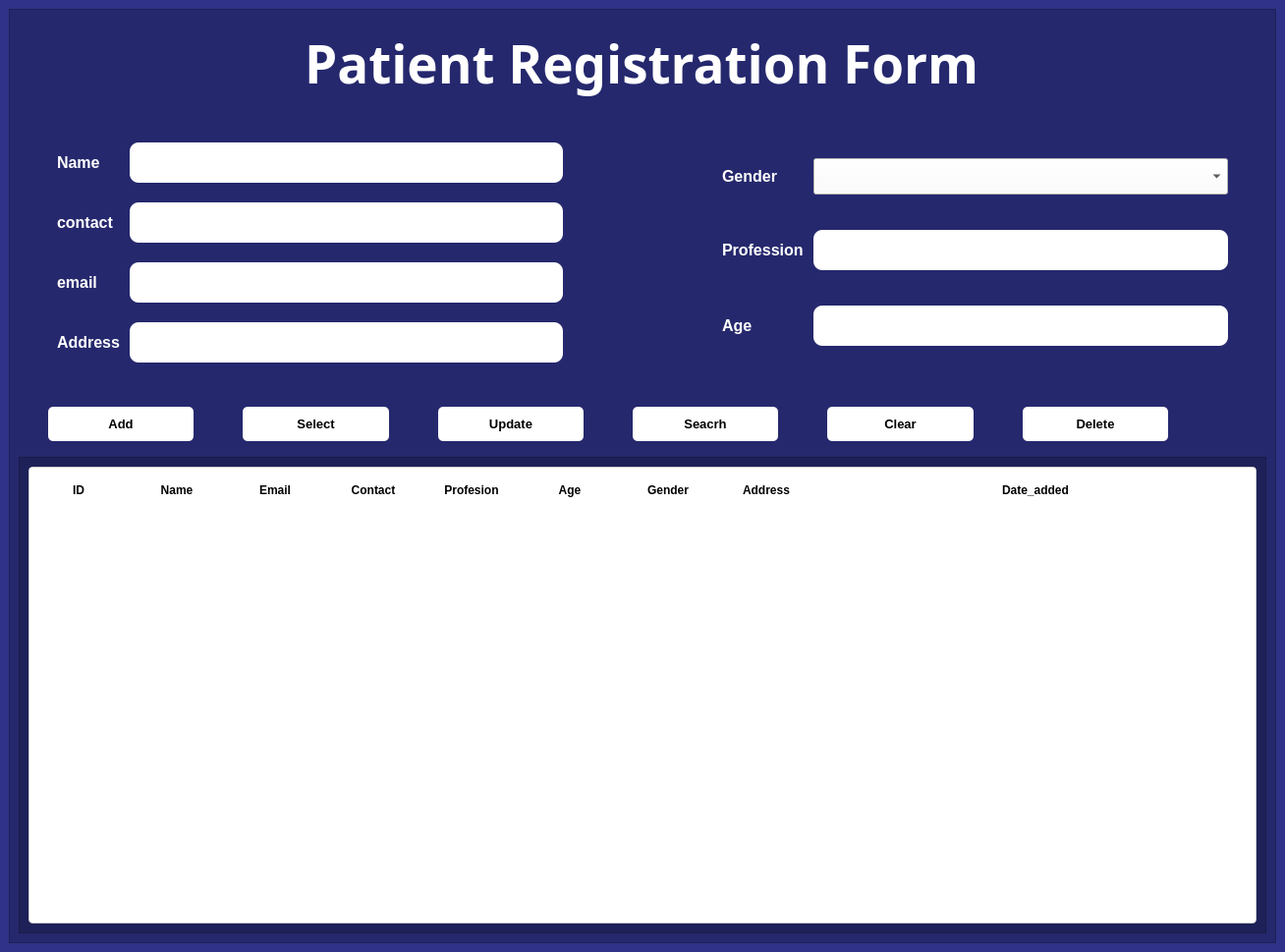
<?xml version="1.0" encoding="UTF-8"?>
<ui version="4.0">
 <class>MainWindow</class>
 <widget class="QMainWindow" name="MainWindow">
  <property name="geometry">
   <rect>
    <x>0</x>
    <y>0</y>
    <width>1308</width>
    <height>969</height>
   </rect>
  </property>
  <property name="windowTitle">
   <string>MainWindow</string>
  </property>
  <property name="styleSheet">
   <string notr="true">/*background-color: rgb(195, 195, 195);*/
background-color: rgba(44, 47, 134, 200);
color: white;</string>
  </property>
  <widget class="QWidget" name="centralwidget">
   <property name="styleSheet">
    <string notr="true">/*background-color: rgb(88, 162, 157);*/
background-color: rgba(44, 47, 134, 200);
color: white;</string>
   </property>
   <layout class="QVBoxLayout" name="verticalLayout_2">
    <item>
     <widget class="QFrame" name="frame">
      <property name="styleSheet">
       <string notr="true">background-color: rgba(0, 0, 0, 50);</string>
      </property>
      <property name="frameShape">
       <enum>QFrame::StyledPanel</enum>
      </property>
      <property name="frameShadow">
       <enum>QFrame::Raised</enum>
      </property>
      <layout class="QVBoxLayout" name="verticalLayout_3">
       <item>
        <widget class="QFrame" name="frame_5">
         <property name="minimumSize">
          <size>
           <width>1200</width>
           <height>0</height>
          </size>
         </property>
         <property name="maximumSize">
          <size>
           <width>1300</width>
           <height>16777215</height>
          </size>
         </property>
         <property name="styleSheet">
          <string notr="true">background-color: none;
border: none;</string>
         </property>
         <property name="frameShape">
          <enum>QFrame::StyledPanel</enum>
         </property>
         <property name="frameShadow">
          <enum>QFrame::Raised</enum>
         </property>
         <layout class="QVBoxLayout" name="verticalLayout">
          <item alignment="Qt::AlignHCenter">
           <widget class="QLabel" name="label_8">
            <property name="font">
             <font>
              <family>Script MT Bold</family>
              <pointsize>40</pointsize>
              <bold>true</bold>
             </font>
            </property>
            <property name="styleSheet">
             <string notr="true">background-color: none;
border: none;
</string>
            </property>
            <property name="text">
             <string>Patient Registration Form</string>
            </property>
           </widget>
          </item>
         </layout>
        </widget>
       </item>
       <item>
        <widget class="QFrame" name="frame_2">
         <property name="minimumSize">
          <size>
           <width>1270</width>
           <height>0</height>
          </size>
         </property>
         <property name="maximumSize">
          <size>
           <width>1000</width>
           <height>16777215</height>
          </size>
         </property>
         <property name="styleSheet">
          <string notr="true">QLineEdit{
background-color: rgb(255, 255, 255);
border-radius: 9px;
padding: 8px;
color: black;
}

QLabel{
	color: rgb(255, 255, 255);
font-size: 16px;
}
QComboBox{
	background-color: rgb(255, 255, 255);
padding: 5px;
color: black;
}
#frame_2{
background-color: none;
border: none;
}</string>
         </property>
         <property name="frameShape">
          <enum>QFrame::StyledPanel</enum>
         </property>
         <property name="frameShadow">
          <enum>QFrame::Raised</enum>
         </property>
         <layout class="QHBoxLayout" name="horizontalLayout">
          <item>
           <layout class="QGridLayout" name="gridLayout_3">
            <item row="0" column="0">
             <layout class="QGridLayout" name="gridLayout">
              <property name="leftMargin">
               <number>30</number>
              </property>
              <property name="topMargin">
               <number>20</number>
              </property>
              <property name="rightMargin">
               <number>30</number>
              </property>
              <property name="bottomMargin">
               <number>20</number>
              </property>
              <property name="horizontalSpacing">
               <number>10</number>
              </property>
              <property name="verticalSpacing">
               <number>20</number>
              </property>
              <item row="3" column="0">
               <widget class="QLabel" name="label">
                <property name="font">
                 <font>
                  <pointsize>-1</pointsize>
                  <bold>true</bold>
                 </font>
                </property>
                <property name="styleSheet">
                 <string notr="true">background-color: none;
border: none;</string>
                </property>
                <property name="text">
                 <string>Address</string>
                </property>
               </widget>
              </item>
              <item row="2" column="1">
               <widget class="QLineEdit" name="lineEdit_3">
                <property name="font">
                 <font>
                  <pointsize>14</pointsize>
                  <bold>true</bold>
                 </font>
                </property>
               </widget>
              </item>
              <item row="1" column="1">
               <widget class="QLineEdit" name="lineEdit_2">
                <property name="font">
                 <font>
                  <pointsize>14</pointsize>
                  <bold>true</bold>
                 </font>
                </property>
               </widget>
              </item>
              <item row="0" column="1">
               <widget class="QLineEdit" name="lineEdit">
                <property name="font">
                 <font>
                  <pointsize>14</pointsize>
                  <bold>true</bold>
                 </font>
                </property>
               </widget>
              </item>
              <item row="0" column="0">
               <widget class="QLabel" name="label_2">
                <property name="font">
                 <font>
                  <pointsize>-1</pointsize>
                  <bold>true</bold>
                 </font>
                </property>
                <property name="styleSheet">
                 <string notr="true">background-color: none;
border: none;</string>
                </property>
                <property name="text">
                 <string>Name</string>
                </property>
               </widget>
              </item>
              <item row="2" column="0">
               <widget class="QLabel" name="label_4">
                <property name="font">
                 <font>
                  <pointsize>-1</pointsize>
                  <bold>true</bold>
                 </font>
                </property>
                <property name="styleSheet">
                 <string notr="true">background-color: none;
border: none;</string>
                </property>
                <property name="text">
                 <string>email</string>
                </property>
               </widget>
              </item>
              <item row="1" column="0">
               <widget class="QLabel" name="label_3">
                <property name="font">
                 <font>
                  <pointsize>-1</pointsize>
                  <bold>true</bold>
                 </font>
                </property>
                <property name="styleSheet">
                 <string notr="true">background-color: none;
border: none;</string>
                </property>
                <property name="text">
                 <string>contact</string>
                </property>
               </widget>
              </item>
              <item row="3" column="1">
               <widget class="QLineEdit" name="lineEdit_6">
                <property name="font">
                 <font>
                  <pointsize>14</pointsize>
                  <bold>true</bold>
                 </font>
                </property>
               </widget>
              </item>
             </layout>
            </item>
            <item row="0" column="2">
             <layout class="QGridLayout" name="gridLayout_2">
              <property name="leftMargin">
               <number>30</number>
              </property>
              <property name="topMargin">
               <number>20</number>
              </property>
              <property name="rightMargin">
               <number>30</number>
              </property>
              <property name="bottomMargin">
               <number>20</number>
              </property>
              <property name="horizontalSpacing">
               <number>10</number>
              </property>
              <property name="verticalSpacing">
               <number>20</number>
              </property>
              <item row="2" column="1">
               <widget class="QLineEdit" name="lineEdit_4">
                <property name="font">
                 <font>
                  <pointsize>14</pointsize>
                  <bold>true</bold>
                 </font>
                </property>
               </widget>
              </item>
              <item row="2" column="0">
               <widget class="QLabel" name="label_7">
                <property name="font">
                 <font>
                  <pointsize>-1</pointsize>
                  <bold>true</bold>
                 </font>
                </property>
                <property name="styleSheet">
                 <string notr="true">background-color: none;
border: none;</string>
                </property>
                <property name="text">
                 <string>Age</string>
                </property>
               </widget>
              </item>
              <item row="0" column="0">
               <widget class="QLabel" name="label_5">
                <property name="font">
                 <font>
                  <pointsize>-1</pointsize>
                  <bold>true</bold>
                 </font>
                </property>
                <property name="styleSheet">
                 <string notr="true">background-color: none;
border: none;</string>
                </property>
                <property name="text">
                 <string>Gender</string>
                </property>
               </widget>
              </item>
              <item row="1" column="1">
               <widget class="QLineEdit" name="lineEdit_5">
                <property name="font">
                 <font>
                  <pointsize>14</pointsize>
                  <bold>true</bold>
                 </font>
                </property>
               </widget>
              </item>
              <item row="0" column="1">
               <widget class="QComboBox" name="comboBox">
                <property name="font">
                 <font>
                  <pointsize>14</pointsize>
                  <bold>true</bold>
                 </font>
                </property>
               </widget>
              </item>
              <item row="1" column="0">
               <widget class="QLabel" name="label_6">
                <property name="font">
                 <font>
                  <pointsize>-1</pointsize>
                  <bold>true</bold>
                 </font>
                </property>
                <property name="styleSheet">
                 <string notr="true">background-color: none;
border: none;</string>
                </property>
                <property name="text">
                 <string>Profession</string>
                </property>
               </widget>
              </item>
             </layout>
            </item>
            <item row="0" column="1">
             <spacer name="horizontalSpacer">
              <property name="orientation">
               <enum>Qt::Horizontal</enum>
              </property>
              <property name="sizeType">
               <enum>QSizePolicy::Preferred</enum>
              </property>
              <property name="sizeHint" stdset="0">
               <size>
                <width>96</width>
                <height>20</height>
               </size>
              </property>
             </spacer>
            </item>
           </layout>
          </item>
         </layout>
        </widget>
       </item>
       <item>
        <widget class="QFrame" name="frame_3">
         <property name="minimumSize">
          <size>
           <width>1200</width>
           <height>0</height>
          </size>
         </property>
         <property name="maximumSize">
          <size>
           <width>1200</width>
           <height>16777215</height>
          </size>
         </property>
         <property name="styleSheet">
          <string notr="true">/*QPushButton{
padding: 9px;
width: 100px;
border-radius: 10px;
border: 2px solid white;	
background-color: rgb(216, 216, 216);
color: black;
}*/

QPushButton:hover {                
	background-color: rgb(76, 80, 197);
}
QPushButton{
	background-color: rgb(255, 255, 255);
	border-radius: 5px;
	padding: 10px;
	color: rgb(0, 0, 0);
	width: 90px;
	font-weight: 900;
}

#frame_3{
background-color: none;
border: none;
}</string>
         </property>
         <property name="frameShape">
          <enum>QFrame::StyledPanel</enum>
         </property>
         <property name="frameShadow">
          <enum>QFrame::Raised</enum>
         </property>
         <layout class="QHBoxLayout" name="horizontalLayout_2">
          <property name="spacing">
           <number>50</number>
          </property>
          <property name="leftMargin">
           <number>30</number>
          </property>
          <property name="topMargin">
           <number>10</number>
          </property>
          <property name="rightMargin">
           <number>30</number>
          </property>
          <property name="bottomMargin">
           <number>10</number>
          </property>
          <item>
           <widget class="QPushButton" name="pushButton">
            <property name="font">
             <font>
              <pointsize>10</pointsize>
              <bold>true</bold>
             </font>
            </property>
            <property name="text">
             <string>Add</string>
            </property>
            <property name="icon">
             <iconset resource="../../static.qrc">
              <normaloff>:/logo/images/add_user_male_24px.png</normaloff>:/logo/images/add_user_male_24px.png</iconset>
            </property>
            <property name="iconSize">
             <size>
              <width>28</width>
              <height>28</height>
             </size>
            </property>
           </widget>
          </item>
          <item>
           <widget class="QPushButton" name="pushButton_2">
            <property name="font">
             <font>
              <pointsize>10</pointsize>
              <bold>true</bold>
             </font>
            </property>
            <property name="text">
             <string>Select</string>
            </property>
            <property name="icon">
             <iconset resource="../../static.qrc">
              <normaloff>:/logo/images/checked_checkbox_filled_50px.png</normaloff>:/logo/images/checked_checkbox_filled_50px.png</iconset>
            </property>
            <property name="iconSize">
             <size>
              <width>28</width>
              <height>28</height>
             </size>
            </property>
           </widget>
          </item>
          <item>
           <widget class="QPushButton" name="pushButton_3">
            <property name="font">
             <font>
              <pointsize>10</pointsize>
              <bold>true</bold>
             </font>
            </property>
            <property name="text">
             <string>Update</string>
            </property>
            <property name="icon">
             <iconset resource="../../static.qrc">
              <normaloff>:/logo/images/update_left_rotation_64px.png</normaloff>:/logo/images/update_left_rotation_64px.png</iconset>
            </property>
            <property name="iconSize">
             <size>
              <width>28</width>
              <height>28</height>
             </size>
            </property>
           </widget>
          </item>
          <item>
           <widget class="QPushButton" name="pushButton_4">
            <property name="font">
             <font>
              <pointsize>10</pointsize>
              <bold>true</bold>
             </font>
            </property>
            <property name="text">
             <string>Seacrh</string>
            </property>
            <property name="icon">
             <iconset resource="../../static.qrc">
              <normaloff>:/logo/images/search_24px.png</normaloff>:/logo/images/search_24px.png</iconset>
            </property>
            <property name="iconSize">
             <size>
              <width>28</width>
              <height>28</height>
             </size>
            </property>
           </widget>
          </item>
          <item>
           <widget class="QPushButton" name="pushButton_5">
            <property name="font">
             <font>
              <pointsize>10</pointsize>
              <bold>true</bold>
             </font>
            </property>
            <property name="text">
             <string>Clear</string>
            </property>
            <property name="icon">
             <iconset resource="../../static.qrc">
              <normaloff>:/logo/images/clear_symbol_100px.png</normaloff>:/logo/images/clear_symbol_100px.png</iconset>
            </property>
            <property name="iconSize">
             <size>
              <width>28</width>
              <height>28</height>
             </size>
            </property>
           </widget>
          </item>
          <item>
           <widget class="QPushButton" name="pushButton_6">
            <property name="font">
             <font>
              <pointsize>10</pointsize>
              <bold>true</bold>
             </font>
            </property>
            <property name="text">
             <string>Delete</string>
            </property>
            <property name="icon">
             <iconset resource="../../static.qrc">
              <normaloff>:/logo/images/delete_24px.png</normaloff>:/logo/images/delete_24px.png</iconset>
            </property>
            <property name="iconSize">
             <size>
              <width>28</width>
              <height>28</height>
             </size>
            </property>
           </widget>
          </item>
         </layout>
        </widget>
       </item>
       <item>
        <widget class="QFrame" name="frame_4">
         <property name="minimumSize">
          <size>
           <width>1200</width>
           <height>0</height>
          </size>
         </property>
         <property name="frameShape">
          <enum>QFrame::StyledPanel</enum>
         </property>
         <property name="frameShadow">
          <enum>QFrame::Raised</enum>
         </property>
         <layout class="QGridLayout" name="gridLayout_4">
          <item row="0" column="0">
           <widget class="QTableWidget" name="tableWidget">
            <property name="font">
             <font>
              <pointsize>13</pointsize>
             </font>
            </property>
            <property name="styleSheet">
             <string notr="true">            QTableWidget {
                background-color: white;
                border: 1px solid #ccc;
                border-radius: 4px;
                gridline-color: #ccc;
                selection-background-color: rgb(0, 0, 99);
                selection-color: #ffffff;
                color: white;
               ; 
            }

            QHeaderView::section {
                background-color: white;
                color: black;
                padding: 8px;
                border: 1px solid white;
                font-weight: 900;
	font: 800 14pt &quot;Manrope ExtraBold&quot;;
            }

            QTableWidget::item:selected {
                background-color: #0078d7;
                color: white;
                font-weight: 900;
            }</string>
            </property>
            <attribute name="horizontalHeaderStretchLastSection">
             <bool>true</bool>
            </attribute>
            <column>
             <property name="text">
              <string>ID</string>
             </property>
             <property name="font">
              <font>
               <pointsize>14</pointsize>
               <bold>true</bold>
              </font>
             </property>
            </column>
            <column>
             <property name="text">
              <string>Name</string>
             </property>
             <property name="font">
              <font>
               <pointsize>14</pointsize>
               <bold>true</bold>
              </font>
             </property>
            </column>
            <column>
             <property name="text">
              <string>Email</string>
             </property>
             <property name="font">
              <font>
               <pointsize>14</pointsize>
               <bold>true</bold>
              </font>
             </property>
            </column>
            <column>
             <property name="text">
              <string>Contact</string>
             </property>
             <property name="font">
              <font>
               <pointsize>14</pointsize>
               <bold>true</bold>
              </font>
             </property>
            </column>
            <column>
             <property name="text">
              <string>Profesion</string>
             </property>
             <property name="font">
              <font>
               <pointsize>14</pointsize>
               <bold>true</bold>
              </font>
             </property>
            </column>
            <column>
             <property name="text">
              <string>Age</string>
             </property>
             <property name="font">
              <font>
               <pointsize>14</pointsize>
               <bold>true</bold>
              </font>
             </property>
            </column>
            <column>
             <property name="text">
              <string>Gender</string>
             </property>
             <property name="font">
              <font>
               <pointsize>14</pointsize>
               <bold>true</bold>
              </font>
             </property>
            </column>
            <column>
             <property name="text">
              <string>Address</string>
             </property>
             <property name="font">
              <font>
               <pointsize>14</pointsize>
               <bold>true</bold>
              </font>
             </property>
            </column>
            <column>
             <property name="text">
              <string>Date_added</string>
             </property>
             <property name="font">
              <font>
               <pointsize>11</pointsize>
               <bold>true</bold>
              </font>
             </property>
            </column>
           </widget>
          </item>
         </layout>
        </widget>
       </item>
      </layout>
     </widget>
    </item>
   </layout>
  </widget>
 </widget>
 <resources>
  <include location="../../static.qrc"/>
 </resources>
 <connections/>
</ui>
